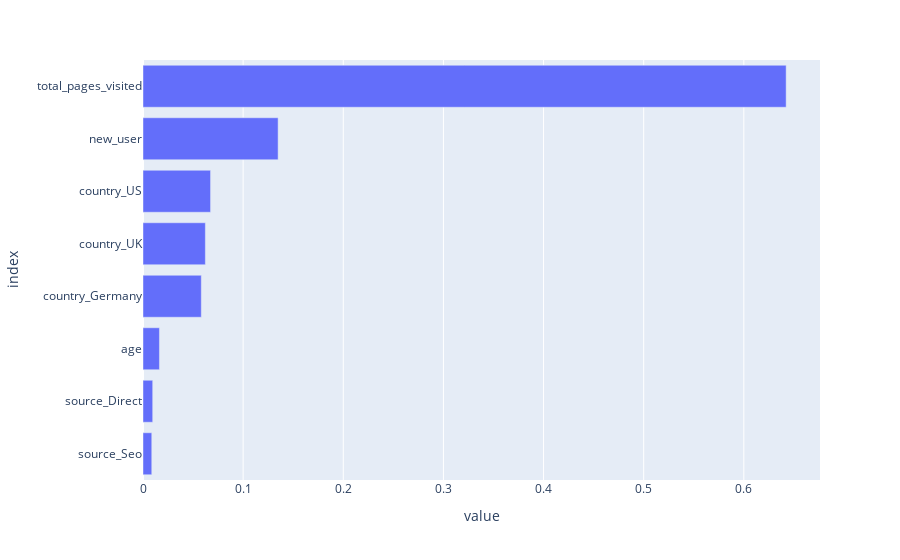

Write notebook code for a chart like this one.
### Markdown cell above
## Analyse des coefficients

### Code cell
column_names = []
for name, transformer, features_list in preprocessor.transformers_: # loop over pipelines
    if transformer == "drop" or transformer == "passthrough":
        continue  # ignore non-transformer entries
    if name == "num": # if pipeline is for numeric variables
        features = features_list # just get the names of columns to which it has been applied
    else: # if pipeline is for categorical variables
        encoder = transformer.named_steps["encoder"]
        features = encoder.get_feature_names_out(features_list)
    column_names.extend(features) # concatenate features names
     
# Create a pandas DataFrame
feature_importance = pd.DataFrame(
    index=column_names,
    data=grid_search.best_estimator_.feature_importances_,
    columns=["feature_importances"],
)
feature_importance = feature_importance.sort_values(by="feature_importances")

# Plot coefficients
fig = px.bar(feature_importance, orientation="h")
fig.update_layout(
    showlegend=False, margin={"l": 120}  # to avoid cropping of column names
)
fig.show()

### Figure 1 — Plotly figure (JSON) as saved in the notebook; plotly's stock layout.template omitted (floating-point values rounded to 4 significant figures)
{"data": [{"hovertemplate": "variable=feature_importances<br>value=%{x}<br>index=%{y}<extra></extra>", "legendgroup": "feature_importances", "marker": {"color": "#636efa", "pattern": {"shape": ""}}, "name": "feature_importances", "orientation": "h", "showlegend": true, "textposition": "auto", "type": "bar", "x": [0.00876, 0.009688, 0.01642, 0.05822, 0.06227, 0.06746, 0.1349, 0.6422], "xaxis": "x", "y": ["source_Seo", "source_Direct", "age", "country_Germany", "country_UK", "country_US", "new_user", "total_pages_visited"], "yaxis": "y"}], "layout": {"barmode": "relative", "legend": {"title": {"text": "variable"}, "tracegroupgap": 0}, "margin": {"l": 120, "t": 60}, "showlegend": false, "xaxis": {"anchor": "y", "domain": [0, 1], "title": {"text": "value"}}, "yaxis": {"anchor": "x", "domain": [0, 1], "title": {"text": "index"}}}}
